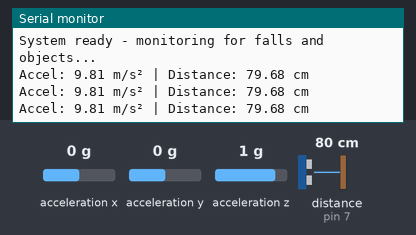
The program below on a simulated Arduino Nano, built with avr-gcc and run on an emulated ATmega328P. Shown: the last lines printed to the serial monitor. Wiring (inferred from the names in the program): ultrasonic range finder: trigger pin 8; echo pin 7. The inputs (shaded band) are chosen by the test bench; at power-on: acceleration z 1 g, distance to the obstacle (sensor on pin 7) 80 cm, acceleration x 0 g, acceleration y 0 g. The echo pulse lasts 58.3 µs per cm; the audio player accepts every command and is not drawn.

Above: at 4.7 s.
4.8 s: acceleration z set to 0 g
At 4.98 s:
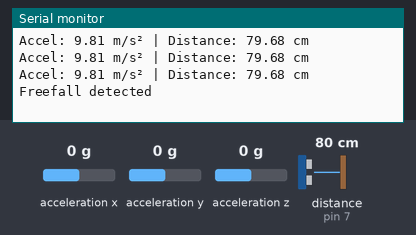
7.8 s: distance to the obstacle (sensor on pin 7) set to 18 cm
At 8.08 s:
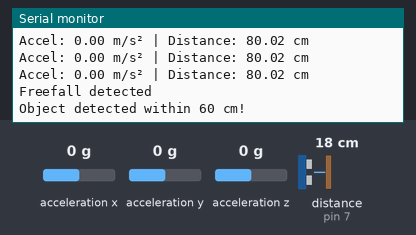
9.4 s: distance to the obstacle (sensor on pin 7) set to 33 cm
At 10.1 s:
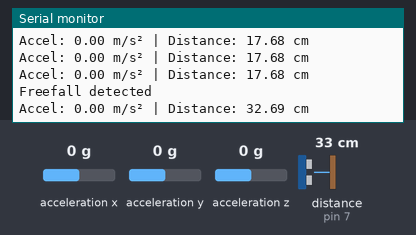
12.4 s: acceleration x set to -1.4 g
At 13.13 s:
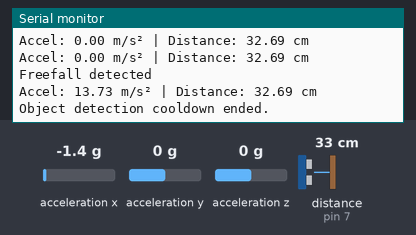
14.4 s: acceleration y set to -1.4 g
At 15.1 s:
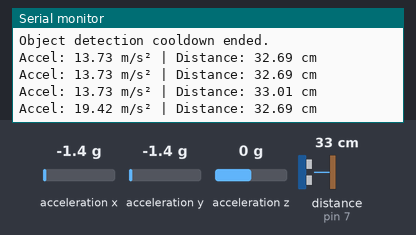
Timing chart, 0 to 16.9 s (numbered marks = the images above; inputs shaded):
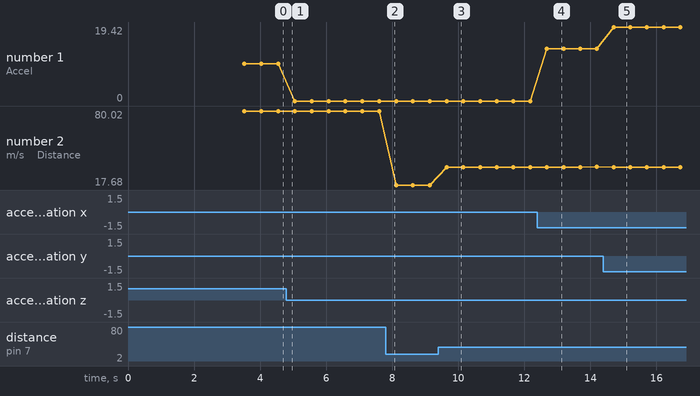

The program:

main.cpp
```cpp
#include <Arduino.h>
#include <Wire.h>
#include <Adafruit_Sensor.h>
#include <Adafruit_ADXL345_U.h>
#include "SoftwareSerial.h"
#include "DFRobotDFPlayerMini.h"

//df pklaeyr setup done
static const uint8_t PIN_MP3_TX = 2; // Nano TX → DFPlayer RX
static const uint8_t PIN_MP3_RX = 3; // Nano RX → DFPlayer TX
SoftwareSerial mp3Serial(PIN_MP3_RX, PIN_MP3_TX);
DFRobotDFPlayerMini player;

//adx345 setup
Adafruit_ADXL345_Unified accelerometer = Adafruit_ADXL345_Unified(12345);

//ultrasonic sensor
const int trigPin = 8;
const int echoPin = 7;

//stop switch
const int stopButtonPin = 4;   // D4 → GND

// adxl345
bool freefallDetected = false;
bool impactDetected = false;
unsigned long freefallTime = 0;
unsigned long impactTime = 0;
bool fallSoundPlayed = false;

// fall detections stuff
const float freefallThreshold = 5.0;
const float impactThreshold = 20.0;
const float stillnessThreshold = 12.0;


// ultrasonic threshold
float currentDistance = 0;
float lastDetectedDistance = -1;
unsigned long lastSonarReading = 0;
bool objectDetected = false;
unsigned long objectCooldownStart = 0;
const unsigned long objectCooldownDuration = 5000; // 5 seconds
bool objectCooldownActive = false;

// ultrasonic_const
const float minRange = 10.0;
const float maxRange = 400.0;
const float objectThreshold = 30.0;  // Distance limit for detection
const unsigned long sonarInterval = 150;

// functionss
float calculateMagnitude(sensors_event_t &event);
void detectFall();
void triggerFallAlert(sensors_event_t &event);
float readSonarDistance();
void checkObjectDetection();
void playSound(int trackNumber);
void displayStatus();
void resetFallDetection();
void playFallSoundUntilButton();

// --------------------- Setup ----------------------
void setup() {
    Serial.begin(115200);
    delay(2000);
    Wire.begin();

    pinMode(trigPin, OUTPUT);
    pinMode(echoPin, INPUT);
    pinMode(stopButtonPin, INPUT_PULLUP);

    Serial.println("Initializing system...");

    // DFPlayer Mini
    mp3Serial.begin(9600);
    if (player.begin(mp3Serial)) {
        Serial.println("DFPlayer Mini ready");
        player.volume(25);
    } else {
        Serial.println("DFPlayer Mini not detected!");
    }

    // Accelerometer
    if (!accelerometer.begin()) {
        Serial.println("No ADXL345 detected!");
        while (1);
    }
    accelerometer.setRange(ADXL345_RANGE_16_G);
    accelerometer.setDataRate(ADXL345_DATARATE_100_HZ);

    Serial.println("System ready - monitoring for falls and objects...");
    delay(1000);
}

// --------------------- Magnitude Calculation ----------------------
float calculateMagnitude(sensors_event_t &event) {
    return sqrt(event.acceleration.x * event.acceleration.x +
                event.acceleration.y * event.acceleration.y +
                event.acceleration.z * event.acceleration.z);
}

// --------------------- Sonar Distance ----------------------
float readSonarDistance() {
    digitalWrite(trigPin, LOW);
    delayMicroseconds(2);
    digitalWrite(trigPin, HIGH);
    delayMicroseconds(10);
    digitalWrite(trigPin, LOW);

    long duration = pulseIn(echoPin, HIGH, 30000);
    if (duration == 0) return -1;
    float distance = (duration * 0.0343) / 2;
    if (distance >= minRange && distance <= maxRange) return distance;
    return -1;
}

// --------------------- Object Detection ----------------------
void checkObjectDetection() {
    unsigned long currentTime = millis();

    // End cooldown after 5 seconds
    if (objectCooldownActive && (currentTime - objectCooldownStart >= objectCooldownDuration)) {
        objectCooldownActive = false;
        Serial.println("Object detection cooldown ended.");
    }

    // Skip detection if still in cooldown
    if (objectCooldownActive) return;

    if (currentDistance > 0 && currentDistance <= objectThreshold) {
        objectDetected = true;
        Serial.println("Object detected within 60 cm!");
        playSound(2); // 0002.mp3
        objectCooldownActive = true;
        objectCooldownStart = currentTime;
    } else {
        objectDetected = false;
    }

    lastDetectedDistance = currentDistance;
}

// --------------------- Fall Detection ----------------------
void detectFall() {
    sensors_event_t event;
    accelerometer.getEvent(&event);
    float magnitude = calculateMagnitude(event);
    unsigned long currentTime = millis();

    if (!freefallDetected && magnitude < freefallThreshold) {
        freefallDetected = true;
        freefallTime = currentTime;
        Serial.println("Freefall detected");
        return;
    }

    if (freefallDetected && !impactDetected) {
        if (magnitude > impactThreshold && (currentTime - freefallTime < 1000)) {
            impactDetected = true;
            impactTime = currentTime;
            Serial.println("Impact detected");
        }
        if (currentTime - freefallTime > 1500) resetFallDetection();
    }

    if (freefallDetected && impactDetected && !fallSoundPlayed) {
        if (magnitude < stillnessThreshold && (currentTime - impactTime > 500)) {
            Serial.println("Fall confirmed!");
            triggerFallAlert(event);
            playFallSoundUntilButton();  // Repeat sound until button press
            fallSoundPlayed = true;
            resetFallDetection();
        }
    }
}


void playFallSoundUntilButton() {
    bool stopTriggered = false;
    Serial.println("Playing fall sound repeatedly until button pressed...");

    while (!stopTriggered) {
        player.playMp3Folder(3); // Play 0003.mp3 repeatedly
        unsigned long trackStart = millis();
        while (millis() - trackStart < 4000) { // Adjust duration to your audio length
            bool buttonState = digitalRead(stopButtonPin);
            if (buttonState == LOW) {
                stopTriggered = true;
                Serial.println("Stop button pressed — stopping fall alert.");
                player.stop();
                break;
            }
            delay(10);
        }
        delay(100);
    }
}

void triggerFallAlert(sensors_event_t &event) {
    Serial.print("Fall detected - Coordinates: X=");
    Serial.print(event.acceleration.x, 2);
    Serial.print(", Y=");
    Serial.print(event.acceleration.y, 2);
    Serial.print(", Z=");
    Serial.print(event.acceleration.z, 2);
    Serial.println(" m/s²");
}


void resetFallDetection() {
    freefallDetected = false;
    impactDetected = false;
    fallSoundPlayed = false;
}


void displayStatus() {
    static unsigned long lastDisplay = 0;
    if (millis() - lastDisplay > 500) {
        sensors_event_t event;
        accelerometer.getEvent(&event);
        float magnitude = calculateMagnitude(event);

        Serial.print("Accel: ");
        Serial.print(magnitude, 2);
        Serial.print(" m/s² | Distance: ");

        if (objectDetected) Serial.print(currentDistance);
        else if (lastDetectedDistance > 0) Serial.print(lastDetectedDistance);
        else Serial.print("Out of range");

        Serial.println(" cm");
        lastDisplay = millis();
    }
}


void playSound(int trackNumber) {
    if (player.available()) {
        player.playMp3Folder(trackNumber);
        Serial.print("Playing track ");
        Serial.println(trackNumber);
    }
}


void loop() {
    detectFall();

    unsigned long currentTime = millis();
    if (currentTime - lastSonarReading >= sonarInterval) {
        float distance = readSonarDistance();
        if (distance > 0) currentDistance = distance;
        checkObjectDetection();
        lastSonarReading = currentTime;
    }

    displayStatus();
    delay(10);
}
```

Measured:
- after the input at 4.8 s, the serial monitor: prints a new line at once (image 1)
- after the input at 7.8 s, the serial monitor: prints a new line after 0.13 s (image 2)
- after the input at 9.4 s, the serial monitor: prints a new line after 0.25 s (image 3)
- after the input at 12.4 s, the serial monitor: prints a new line after 0.29 s (image 4)
- after the input at 14.4 s, the serial monitor: prints a new line after 0.31 s (image 5)
- plotted number 1: 9.81 → 0 after the input at 4.8 s, 0 → 13.73 after the input at 12.4 s, 13.73 → 19.42 after the input at 14.4 s
- plotted number 2: 79.68 → 80.02 after the input at 4.8 s, 80.02 → 17.68 after the input at 7.8 s, 17.68 → 32.69 after the input at 9.4 s, 32.69 → 33.01 after the input at 12.4 s
